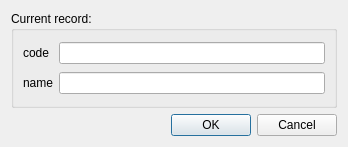
<?xml version="1.0" encoding="UTF-8"?>
<ui version="4.0">
 <class>EmployeeNewRecordDialog</class>
 <widget class="QDialog" name="EmployeeNewRecordDialog">
  <property name="geometry">
   <rect>
    <x>0</x>
    <y>0</y>
    <width>348</width>
    <height>147</height>
   </rect>
  </property>
  <property name="windowTitle">
   <string>Dialog</string>
  </property>
  <layout class="QGridLayout" name="gridLayout">
   <item row="0" column="0">
    <widget class="QGroupBox" name="groupBox_5">
     <property name="title">
      <string>Current record:</string>
     </property>
     <layout class="QGridLayout" name="gridLayout_11">
      <item row="1" column="0">
       <widget class="QLabel" name="label_18">
        <property name="text">
         <string>name</string>
        </property>
       </widget>
      </item>
      <item row="1" column="1">
       <widget class="QLineEdit" name="employee_name_lineEdit">
        <property name="maxLength">
         <number>20</number>
        </property>
       </widget>
      </item>
      <item row="0" column="1">
       <widget class="QLineEdit" name="employee_code_lineEdit">
        <property name="maxLength">
         <number>6</number>
        </property>
       </widget>
      </item>
      <item row="0" column="0">
       <widget class="QLabel" name="label_17">
        <property name="text">
         <string>code</string>
        </property>
       </widget>
      </item>
     </layout>
    </widget>
   </item>
   <item row="1" column="0">
    <widget class="QDialogButtonBox" name="buttonBox">
     <property name="orientation">
      <enum>Qt::Horizontal</enum>
     </property>
     <property name="standardButtons">
      <set>QDialogButtonBox::Cancel|QDialogButtonBox::Ok</set>
     </property>
    </widget>
   </item>
  </layout>
 </widget>
 <resources/>
 <connections>
  <connection>
   <sender>buttonBox</sender>
   <signal>accepted()</signal>
   <receiver>EmployeeNewRecordDialog</receiver>
   <slot>accept()</slot>
   <hints>
    <hint type="sourcelabel">
     <x>248</x>
     <y>254</y>
    </hint>
    <hint type="destinationlabel">
     <x>157</x>
     <y>274</y>
    </hint>
   </hints>
  </connection>
  <connection>
   <sender>buttonBox</sender>
   <signal>rejected()</signal>
   <receiver>EmployeeNewRecordDialog</receiver>
   <slot>reject()</slot>
   <hints>
    <hint type="sourcelabel">
     <x>316</x>
     <y>260</y>
    </hint>
    <hint type="destinationlabel">
     <x>286</x>
     <y>274</y>
    </hint>
   </hints>
  </connection>
 </connections>
</ui>
